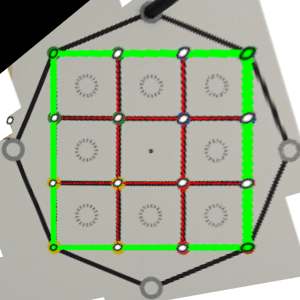
#> input picture 射影変換/a.png, 300 x 300 px
$ jupyter execute block_detect.ipynb
#> lines starting #> are read from the running program, lines starting #| are printed output that depends on the picture; after the words box and inside, x2 and y2 are one past the last pixel; in counts of white or black regions, pixels touching at a corner belong together
[cell 1]
#####################################################
# ET-robot-contest Game Area Detection and find block color.
# Copyright © 2022 naoki hunada. All rights reserved.
#####################################################

[cell 2]
from sklearn.decomposition import PCA
from PIL import Image, ImageDraw
import numpy as np
import matplotlib.pyplot as plt
import matplotlib.patches as patches
import cv2

from copy import deepcopy

[cell 3]
class option:
    BLOCK_POS = [[150, 12], [288, 150], [150, 288], [12, 150],
        [-1, -1],
        [86, 86], [150, 86], [216, 86],
        [86, 150], [216, 150],
        [86, 216], [150, 216], [216, 216]]
    RED_BLOCK_MIN_THRESHOLD1 = [0, 60, 60] #HSV
    RED_BLOCK_MAX_THRESHOLD1 = [20, 255, 255] #HSV
    RED_BLOCK_MIN_THRESHOLD2 = [160, 60, 60] #HSV
    RED_BLOCK_MAX_THRESHOLD2 = [179, 255, 255] #HSV
    GREEN_BLOCK_MIN_THRESHOLD = [45, 60, 60] #HSV
    GREEN_BLOCK_MAX_THRESHOLD = [80, 255, 255] #HSV
    BLUE_BLOCK_MIN_THRESHOLD = [105, 60, 60] #HSV
    BLUE_BLOCK_MAX_THRESHOLD = [140, 255, 255] #HSV
    YELLOW_BLOCK_MIN_THRESHOLD = [20, 60, 60] #HSV
    YELLOW_BLOCK_MAX_THRESHOLD = [45, 255, 255] #HSV

[cell 4]
### 画像処理 閾値マスク -> 2値化 (hsv)
def img_mask(img, min, max):
    hsv = cv2.cvtColor(img, cv2.COLOR_BGR2HSV)
    hsv_min = np.array(min)
    hsv_max = np.array(max) # |調整箇所|
    mask = cv2.inRange(hsv, hsv_min, hsv_max)
    masked_img = cv2.bitwise_and(img, img, mask=mask)
    mask_gray = cv2.cvtColor(masked_img, cv2.COLOR_BGR2GRAY)
    ret, mask_bit = cv2.threshold(mask_gray, 1, 255, cv2.THRESH_BINARY)
    kernel = np.ones((2,2), np.uint8)
    mask_bit = cv2.dilate(mask_bit, kernel, iterations = 1)
    return mask_bit

[cell 5]
### エリア内のブロックの検出 300×300の場合
def detect_block(img, point):
    block_color = [0 for i in param.BLOCK_POS] #0:無, 1:赤, 2:緑, 3:青, 4:黄色

    #画像の平滑化
    size = 4
    kernel = np.ones((size, size),np.float32) / (size**2)
    blurred_img = cv2.filter2D(img,-1,kernel)

    #マスク
    red_bit1 = img_mask(blurred_img, param.RED_BLOCK_MIN_THRESHOLD1, param.RED_BLOCK_MAX_THRESHOLD1)
    red_bit2 = img_mask(blurred_img, param.RED_BLOCK_MIN_THRESHOLD2, param.RED_BLOCK_MAX_THRESHOLD2)
    red_bit = red_bit1 | red_bit2
    green_bit = img_mask(blurred_img, param.GREEN_BLOCK_MIN_THRESHOLD, param.GREEN_BLOCK_MAX_THRESHOLD)
    blue_bit = img_mask(blurred_img, param.BLUE_BLOCK_MIN_THRESHOLD, param.BLUE_BLOCK_MAX_THRESHOLD)
    yellow_bit = img_mask(blurred_img, param.YELLOW_BLOCK_MIN_THRESHOLD, param.YELLOW_BLOCK_MAX_THRESHOLD)

    #検知
    for i, a in enumerate(param.BLOCK_POS):
        if(red_bit[a[1]][a[0]] == 255):
            block_color[i] = 1
        if(green_bit[a[1]][a[0]] == 255):
            block_color[i] = 2
        if(blue_bit[a[1]][a[0]] == 255):
            block_color[i] = 3
        if(yellow_bit[a[1]][a[0]] == 255):
            block_color[i] = 4

    block_color[4] = 0

    #ブロックの数が正しいか
    success = False
    if(block_color.count(1) == 3 and block_color.count(2) == 3 and block_color.count(3) == 3 and block_color.count(4) == 3):
        success = True

    plt.imshow(np.array(green_bit))
    return block_color, success

img = cv2.imread("a.png")
#> img is the input picture: shape (300, 300, 3); mean B, G, R 150.2, 170.5, 160.8
param = option()
detect_block(img, 0)
#> in detect_block, `blurred_img = cv2.filter2D(img,-1,kernel)`:
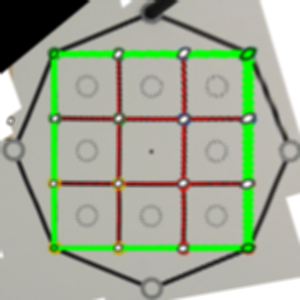
#> blurred_img: shape (300, 300, 3); mean B, G, R 149.9, 170.3, 160.5
#> in img_mask, `hsv = cv2.cvtColor(img, cv2.COLOR_BGR2HSV)`: hsv: shape (300, 300, 3); mean H, S, V 26.6, 32.6, 174.5
#> in img_mask, `mask = cv2.inRange(hsv, hsv_min, hsv_max)`:
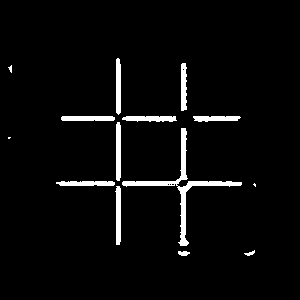
#> mask: shape (300, 300); 3.8% white; 14 white regions (3 under 20 px), largest, box (x1, y1, x2, y2) and area: (122, 128, 242, 246) 1184, (115, 186, 121, 245) 290, (116, 122, 121, 181) 286
#> in img_mask, `masked_img = cv2.bitwise_and(img, img, mask=mask)`:
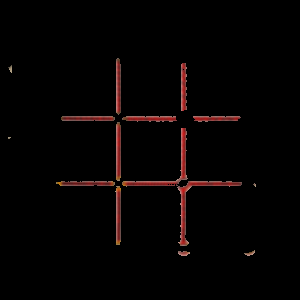
#> masked_img: shape (300, 300, 3); mean B, G, R 2.4, 2.6, 5.6
#> in img_mask, `mask_gray = cv2.cvtColor(masked_img, cv2.COLOR_BGR2GRAY)`:
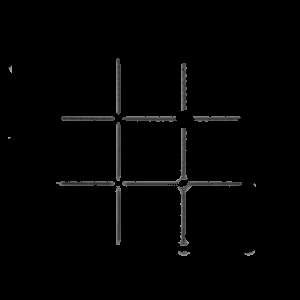
#> mask_gray: shape (300, 300); min 0, max 165, mean 3.5
#> in img_mask, `mask_bit = cv2.dilate(mask_bit, kernel, iterations = 1)`: mask_bit: shape (300, 300); 4.8% white; 13 white regions (2 under 20 px), largest, box (x1, y1, x2, y2) and area: (122, 128, 243, 247) 1468, (56, 181, 122, 246) 696, (116, 122, 122, 182) 351
#> in img_mask (call 2), `mask = cv2.inRange(hsv, hsv_min, hsv_max)`: mask: shape (300, 300); 0.12% white in thin lines or dots, all inside (x1, y1, x2, y2) = (94, 58, 242, 186)
#> in img_mask (call 2), `mask_bit = cv2.dilate(mask_bit, kernel, iterations = 1)`: mask_bit: shape (300, 300); 0.22% white; 10 white regions (4 under 20 px), largest, box (x1, y1, x2, y2) and area: (181, 58, 187, 65) 32, (181, 110, 187, 116) 30, (189, 117, 196, 122) 30, (181, 124, 187, 129) 27, (168, 184, 179, 187) 24, (176, 116, 180, 122) 21
#> in detect_block, `red_bit = red_bit1 | red_bit2`:
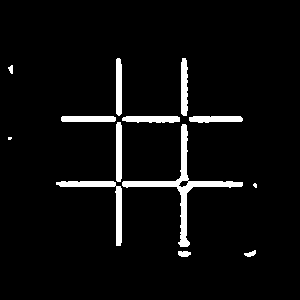
#> red_bit: shape (300, 300); 4.9% white; 13 white regions (2 under 20 px), largest, box (x1, y1, x2, y2) and area: (122, 124, 243, 247) 1489, (56, 181, 122, 246) 698, (181, 58, 188, 116) 366
#> in img_mask (call 3), `mask = cv2.inRange(hsv, hsv_min, hsv_max)`: mask: shape (300, 300); 8.1% white; 9 white regions (2 under 20 px), largest, box (x1, y1, x2, y2) and area: (47, 46, 120, 182) 1722, (186, 47, 256, 116) 1494, (187, 185, 256, 253) 1319
#> in img_mask (call 3), `masked_img = cv2.bitwise_and(img, img, mask=mask)`:
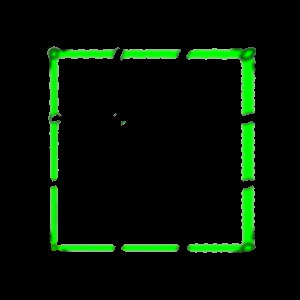
#> masked_img: shape (300, 300, 3); mean B, G, R 3.9, 17.7, 4.2
#> in img_mask (call 3), `mask_gray = cv2.cvtColor(masked_img, cv2.COLOR_BGR2GRAY)`:
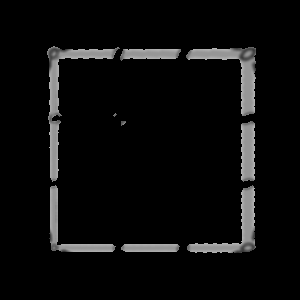
#> mask_gray: shape (300, 300); min 0, max 182, mean 12.1
#> in img_mask (call 3), `mask_bit = cv2.dilate(mask_bit, kernel, iterations = 1)`:
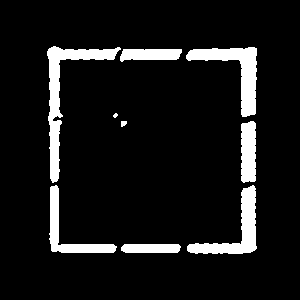
#> mask_bit: shape (300, 300); 9.2% white; 9 white regions (1 under 20 px), largest, box (x1, y1, x2, y2) and area: (47, 46, 121, 183) 1971, (186, 47, 257, 117) 1654, (187, 185, 257, 254) 1482
#> in img_mask (call 4), `mask = cv2.inRange(hsv, hsv_min, hsv_max)`: mask: shape (300, 300); 0.04% white in thin lines or dots, all inside (x1, y1, x2, y2) = (178, 113, 257, 126)
#> in img_mask (call 4), `mask_bit = cv2.dilate(mask_bit, kernel, iterations = 1)`: mask_bit: shape (300, 300); 0.07% white; 3 white regions (1 under 20 px), largest, box (x1, y1, x2, y2) and area: (186, 121, 192, 127) 27, (178, 113, 183, 118) 20
#> in img_mask (call 5), `mask = cv2.inRange(hsv, hsv_min, hsv_max)`:
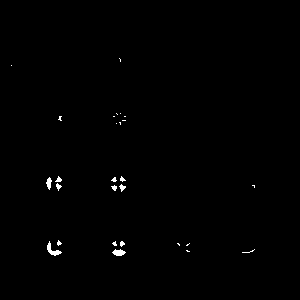
#> mask: shape (300, 300); 0.5% white; 27 white regions (19 under 20 px), largest, box (x1, y1, x2, y2) and area: (47, 241, 62, 256) 82, (112, 249, 126, 256) 65, (46, 177, 52, 190) 46
#> in img_mask (call 5), `mask_bit = cv2.dilate(mask_bit, kernel, iterations = 1)`:
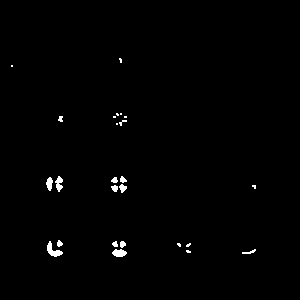
#> mask_bit: shape (300, 300); 0.82% white; 25 white regions (11 under 20 px), largest, box (x1, y1, x2, y2) and area: (47, 241, 63, 257) 114, (112, 249, 127, 257) 88, (55, 176, 63, 192) 77
#> after the loop in detect_block, `for i, a in enumerate(param.BLOCK_POS):`: block_color = [0, 0, 0, 0, 0, 0, 0, 0, 0, 0, 0, 0, 0]
#> Out = ([0, 0, 0, 0, 0, 0, 0, 0, 0, 0, 0, 0, 0], False)

$ run again, with 射影変換/1.png copied over 射影変換/a.png
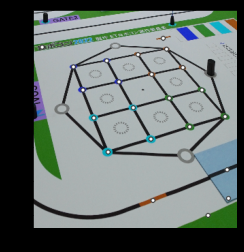
#> input picture 射影変換/1.png, 244 x 252 px
#> img is the input picture: shape (252, 244, 3); mean B, G, R 112.4, 114.6, 105.4
#> hsv: shape (252, 244, 3); mean H, S, V 66.7, 24.1, 117.1
#> in img_mask, `mask = cv2.inRange(hsv, hsv_min, hsv_max)`:
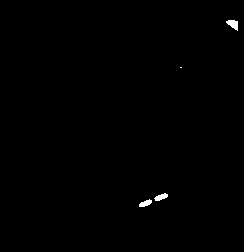
#> mask: shape (252, 244); 0.34% white; 4 white regions (1 under 20 px), largest, box (x1, y1, x2, y2) and area: (226, 20, 238, 31) 81, (154, 193, 168, 201) 66, (139, 199, 152, 207) 63
#> mask_bit: shape (252, 244); 0.46% white; 4 white regions (1 under 20 px), largest, box (x1, y1, x2, y2) and area: (226, 20, 239, 32) 105, (154, 193, 169, 202) 89, (139, 199, 153, 208) 85
#> mask: shape (252, 244); every value is 0
#> masked_img: shape (252, 244, 3); every value is 0
#> mask: shape (252, 244); 5.5% white; 14 white regions (6 under 20 px), largest, box (x1, y1, x2, y2) and area: (55, 11, 238, 47) 1201, (34, 120, 62, 179) 926, (179, 202, 238, 229) 757
#> mask_bit: shape (252, 244); 6.6% white; 14 white regions (2 under 20 px), largest, box (x1, y1, x2, y2) and area: (55, 11, 239, 48) 1466, (34, 120, 63, 180) 1014, (179, 202, 239, 230) 845
#> mask: shape (252, 244); 1.2% white; 11 white regions (6 under 20 px), largest, box (x1, y1, x2, y2) and area: (34, 82, 47, 121) 309, (177, 27, 199, 42) 201, (47, 17, 79, 25) 122, (78, 86, 88, 93) 42, (114, 79, 119, 85) 22
#> in img_mask (call 4), `mask_bit = cv2.dilate(mask_bit, kernel, iterations = 1)`:
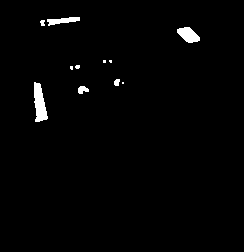
#> mask_bit: shape (252, 244); 1.5% white; 11 white regions (5 under 20 px), largest, box (x1, y1, x2, y2) and area: (34, 82, 48, 122) 365, (177, 27, 200, 43) 239, (47, 17, 80, 26) 165, (78, 86, 89, 94) 62, (114, 79, 120, 86) 34, (40, 20, 45, 26) 24
#> mask: shape (252, 244); 0.04% white in thin lines or dots, all inside (x1, y1, x2, y2) = (225, 18, 238, 21)
#> mask_bit: shape (252, 244); 0.07% white; 1 white region, box (x1, y1, x2, y2) and area: (225, 18, 239, 22) 40
#> after the loop in detect_block, `for i, a in enumerate(param.BLOCK_POS):`: block_color = [0, 0, 0, 0, 0, 0, 0, 0, 0, 0, 0, 0, 0]
